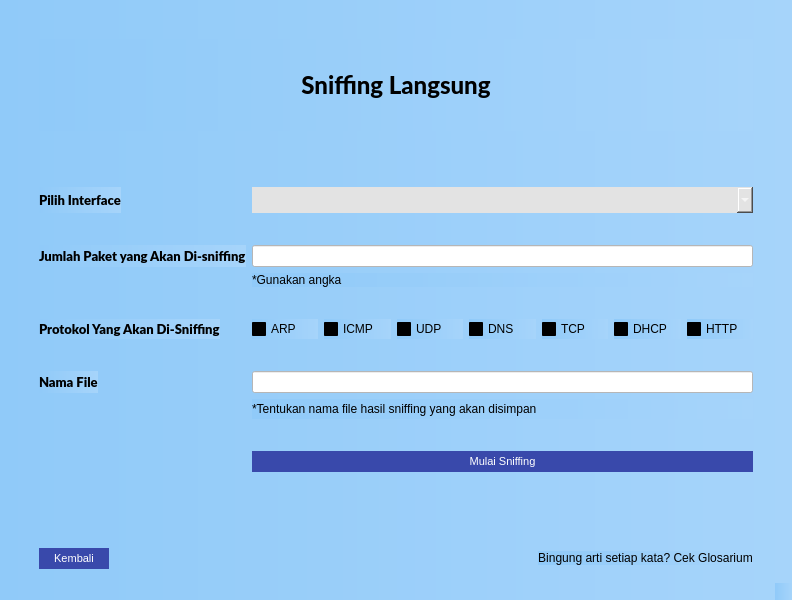
<?xml version="1.0" encoding="UTF-8"?>
<ui version="4.0">
 <class>sniffing_langsung</class>
 <widget class="QMainWindow" name="sniffing_langsung">
  <property name="geometry">
   <rect>
    <x>0</x>
    <y>0</y>
    <width>792</width>
    <height>600</height>
   </rect>
  </property>
  <property name="focusPolicy">
   <enum>Qt::NoFocus</enum>
  </property>
  <property name="windowTitle">
   <string>Sniffing Langsung</string>
  </property>
  <property name="styleSheet">
   <string notr="true">background-color: qlineargradient(spread:pad, x1:0, y1:0, x2:1, y2:0, stop:0 #90caf9, stop:1 #a6d4fa);</string>
  </property>
  <widget class="QWidget" name="centralwidget">
   <layout class="QVBoxLayout" name="verticalLayout">
    <item>
     <layout class="QVBoxLayout" name="verticalLayout_2">
      <property name="leftMargin">
       <number>30</number>
      </property>
      <property name="topMargin">
       <number>30</number>
      </property>
      <property name="rightMargin">
       <number>30</number>
      </property>
      <item>
       <widget class="QLabel" name="label">
        <property name="font">
         <font>
          <family>Lato Heavy</family>
          <pointsize>18</pointsize>
         </font>
        </property>
        <property name="styleSheet">
         <string notr="true">background-color: qlineargradient(spread:pad, x1:0, y1:0, x2:1, y2:0, stop:0 #90caf9, stop:1 #a6d4fa);</string>
        </property>
        <property name="text">
         <string>Sniffing Langsung</string>
        </property>
        <property name="alignment">
         <set>Qt::AlignCenter</set>
        </property>
       </widget>
      </item>
      <item>
       <layout class="QFormLayout" name="formLayout">
        <property name="topMargin">
         <number>50</number>
        </property>
        <property name="bottomMargin">
         <number>70</number>
        </property>
        <item row="0" column="0">
         <widget class="QLabel" name="label_2">
          <property name="font">
           <font>
            <family>Lato Black</family>
            <pointsize>10</pointsize>
           </font>
          </property>
          <property name="styleSheet">
           <string notr="true">background-color: qlineargradient(spread:pad, x1:0, y1:0, x2:1, y2:0, stop:0 #90caf9, stop:1 #a6d4fa);</string>
          </property>
          <property name="text">
           <string>Pilih Interface</string>
          </property>
         </widget>
        </item>
        <item row="0" column="1">
         <widget class="QComboBox" name="comboIface">
          <property name="styleSheet">
           <string notr="true">padding: 5px 10px;
font-size: 12px;
text-align: center;
cursor: pointer;
outline: none;
color: #fff;
background-color: #e3e3e3;
border: none;
border-radius: 15px;
box-shadow: 0 9px #999;</string>
          </property>
         </widget>
        </item>
        <item row="3" column="0" colspan="2">
         <spacer name="horizontalSpacer_2">
          <property name="orientation">
           <enum>Qt::Horizontal</enum>
          </property>
          <property name="sizeHint" stdset="0">
           <size>
            <width>40</width>
            <height>20</height>
           </size>
          </property>
         </spacer>
        </item>
        <item row="4" column="0">
         <widget class="QLabel" name="label_3">
          <property name="font">
           <font>
            <family>Lato Black</family>
            <pointsize>10</pointsize>
           </font>
          </property>
          <property name="styleSheet">
           <string notr="true">background-color: qlineargradient(spread:pad, x1:0, y1:0, x2:1, y2:0, stop:0 #90caf9, stop:1 #a6d4fa);</string>
          </property>
          <property name="text">
           <string>Jumlah Paket yang Akan Di-sniffing</string>
          </property>
         </widget>
        </item>
        <item row="4" column="1">
         <widget class="QLineEdit" name="lineEdit">
          <property name="styleSheet">
           <string notr="true">background-color: rgb(255, 255, 255);</string>
          </property>
         </widget>
        </item>
        <item row="5" column="1">
         <widget class="QLabel" name="label_4">
          <property name="text">
           <string>*Gunakan angka</string>
          </property>
         </widget>
        </item>
        <item row="6" column="0" colspan="2">
         <spacer name="horizontalSpacer">
          <property name="orientation">
           <enum>Qt::Horizontal</enum>
          </property>
          <property name="sizeHint" stdset="0">
           <size>
            <width>40</width>
            <height>20</height>
           </size>
          </property>
         </spacer>
        </item>
        <item row="7" column="0">
         <widget class="QLabel" name="protokolDiSniffingLabel">
          <property name="font">
           <font>
            <family>Lato Black</family>
            <pointsize>10</pointsize>
           </font>
          </property>
          <property name="styleSheet">
           <string notr="true">background-color: qlineargradient(spread:pad, x1:0, y1:0, x2:1, y2:0, stop:0 #90caf9, stop:1 #a6d4fa);</string>
          </property>
          <property name="text">
           <string>Protokol Yang Akan Di-Sniffing</string>
          </property>
         </widget>
        </item>
        <item row="7" column="1">
         <layout class="QHBoxLayout" name="horizontalLayout">
          <item>
           <widget class="QCheckBox" name="arp">
            <property name="text">
             <string>ARP</string>
            </property>
           </widget>
          </item>
          <item>
           <widget class="QCheckBox" name="icmp">
            <property name="text">
             <string>ICMP</string>
            </property>
           </widget>
          </item>
          <item>
           <widget class="QCheckBox" name="udp_only">
            <property name="text">
             <string>UDP</string>
            </property>
           </widget>
          </item>
          <item>
           <widget class="QCheckBox" name="port53">
            <property name="text">
             <string>DNS</string>
            </property>
           </widget>
          </item>
          <item>
           <widget class="QCheckBox" name="tcp_only">
            <property name="text">
             <string>TCP</string>
            </property>
           </widget>
          </item>
          <item>
           <widget class="QCheckBox" name="DHCP_only">
            <property name="text">
             <string>DHCP</string>
            </property>
           </widget>
          </item>
          <item>
           <widget class="QCheckBox" name="HTTP_only">
            <property name="text">
             <string>HTTP</string>
            </property>
           </widget>
          </item>
         </layout>
        </item>
        <item row="8" column="0" colspan="2">
         <spacer name="horizontalSpacer_3">
          <property name="orientation">
           <enum>Qt::Horizontal</enum>
          </property>
          <property name="sizeHint" stdset="0">
           <size>
            <width>40</width>
            <height>20</height>
           </size>
          </property>
         </spacer>
        </item>
        <item row="10" column="0">
         <widget class="QLabel" name="namaFileLabel">
          <property name="font">
           <font>
            <family>Lato Black</family>
            <pointsize>10</pointsize>
           </font>
          </property>
          <property name="styleSheet">
           <string notr="true">background-color: qlineargradient(spread:pad, x1:0, y1:0, x2:1, y2:0, stop:0 #90caf9, stop:1 #a6d4fa);</string>
          </property>
          <property name="text">
           <string>Nama File</string>
          </property>
         </widget>
        </item>
        <item row="10" column="1">
         <widget class="QLineEdit" name="nama_file">
          <property name="styleSheet">
           <string notr="true">background-color: rgb(255, 255, 255);</string>
          </property>
         </widget>
        </item>
        <item row="13" column="0">
         <spacer name="horizontalSpacer_4">
          <property name="orientation">
           <enum>Qt::Horizontal</enum>
          </property>
          <property name="sizeHint" stdset="0">
           <size>
            <width>40</width>
            <height>20</height>
           </size>
          </property>
         </spacer>
        </item>
        <item row="13" column="1">
         <widget class="QLabel" name="label_5">
          <property name="text">
           <string>*Tentukan nama file hasil sniffing yang akan disimpan</string>
          </property>
         </widget>
        </item>
        <item row="14" column="0" colspan="2">
         <spacer name="horizontalSpacer_5">
          <property name="orientation">
           <enum>Qt::Horizontal</enum>
          </property>
          <property name="sizeHint" stdset="0">
           <size>
            <width>40</width>
            <height>20</height>
           </size>
          </property>
         </spacer>
        </item>
        <item row="15" column="1">
         <widget class="QPushButton" name="sniffing_btn">
          <property name="styleSheet">
           <string notr="true">padding: 4px 15px;
font-size: 11px;
text-align: center;
cursor: pointer;
outline: none;
color: #fff;
background-color: #3949AB;
border: none;
border-radius: 15px;
box-shadow: 0 9px #999;</string>
          </property>
          <property name="text">
           <string>Mulai Sniffing</string>
          </property>
         </widget>
        </item>
        <item row="15" column="0">
         <layout class="QHBoxLayout" name="horizontalLayout_2"/>
        </item>
       </layout>
      </item>
      <item>
       <layout class="QHBoxLayout" name="horizontalLayout_3">
        <property name="topMargin">
         <number>0</number>
        </property>
        <item>
         <widget class="QPushButton" name="kembali_btn2">
          <property name="styleSheet">
           <string notr="true">padding: 4px 15px;
font-size: 11px;
text-align: center;
cursor: pointer;
outline: none;
color: #fff;
background-color: #3949AB;
border: none;
border-radius: 15px;
box-shadow: 0 9px #999;</string>
          </property>
          <property name="text">
           <string>Kembali</string>
          </property>
          <property name="icon">
           <iconset>
            <normaloff>resource/1x/Asset 2.png</normaloff>resource/1x/Asset 2.png</iconset>
          </property>
         </widget>
        </item>
        <item>
         <spacer name="horizontalSpacer_6">
          <property name="orientation">
           <enum>Qt::Horizontal</enum>
          </property>
          <property name="sizeHint" stdset="0">
           <size>
            <width>40</width>
            <height>20</height>
           </size>
          </property>
         </spacer>
        </item>
        <item>
         <widget class="QPushButton" name="cek_glosarium_btn">
          <property name="styleSheet">
           <string notr="true">border: none</string>
          </property>
          <property name="text">
           <string>Bingung arti setiap kata? Cek Glosarium</string>
          </property>
         </widget>
        </item>
       </layout>
      </item>
     </layout>
    </item>
   </layout>
  </widget>
  <widget class="QMenuBar" name="menubar">
   <property name="geometry">
    <rect>
     <x>0</x>
     <y>0</y>
     <width>792</width>
     <height>21</height>
    </rect>
   </property>
  </widget>
  <widget class="QStatusBar" name="statusbar"/>
 </widget>
 <resources/>
 <connections/>
</ui>
